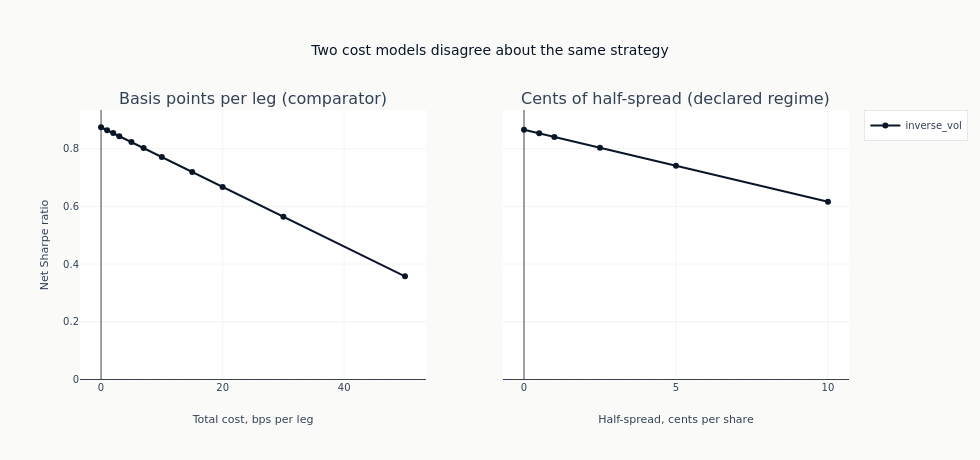

The code cell stored with this chart in its notebook:
### Code cell
fig = make_subplots(
    rows=1,
    cols=2,
    shared_yaxes=True,
    subplot_titles=("Basis points per leg (comparator)", "Cents of half-spread (declared regime)"),
)
allocators = sorted(
    set(bps_curve["allocator"].to_list() if not bps_curve.is_empty() else [])
    | set(ps_curve["allocator"].to_list() if not ps_curve.is_empty() else [])
)
palette = ml4t_palette(max(len(allocators), 1), categorical=True)
for column, curve in ((1, bps_curve), (2, ps_curve)):
    if curve.is_empty():
        continue
    for index, allocator in enumerate(allocators):
        subset = curve.filter(pl.col("allocator") == allocator).sort("level")
        if subset.is_empty():
            continue
        fig.add_trace(
            go.Scatter(
                x=subset["level"].to_list(),
                y=subset["sharpe"].to_list(),
                mode="lines+markers",
                name=allocator,
                legendgroup=allocator,
                showlegend=column == 1,
                line=dict(color=palette[index % len(palette)]),
            ),
            row=1,
            col=column,
        )
    fig.add_hline(
        y=0, line_width=1, line_dash="dash", line_color=COLORS["neutral"], row=1, col=column
    )
fig.update_xaxes(title_text="Total cost, bps per leg", row=1, col=1)
fig.update_xaxes(title_text="Half-spread, cents per share", row=1, col=2)
fig.update_yaxes(title_text="Net Sharpe ratio", row=1, col=1)
fig.update_layout(
    title="Two cost models disagree about the same strategy",
    height=460,
    width=980,
    margin=dict(t=110),
)
_all_sharpes = pl.concat(
    [curve["sharpe"] for curve in (bps_curve, ps_curve) if not curve.is_empty()]
)
show_plotly_with_alt(
    fig,
    "Two side-by-side line charts of net Sharpe ratio against transaction cost, one line per "
    "allocator, sharing a y-axis, each with a dashed line at zero. The left panel's x-axis is "
    "basis points per leg and the right panel's is cents of half-spread per share. Counted from "
    f"the frames: {bps_curve.height} points on the left and {ps_curve.height} on the right, across "
    f"{len(allocators)} allocators, net Sharpe from {_all_sharpes.min():+.2f} to "
    f"{_all_sharpes.max():+.2f}.",
)

### Figure 1 — Plotly figure (JSON) as saved in the notebook; plotly's stock layout.template omitted (floating-point values rounded to 4 significant figures)
{"data": [{"legendgroup": "inverse_vol", "line": {"color": "#0a1628"}, "mode": "lines+markers", "name": "inverse_vol", "showlegend": true, "type": "scatter", "x": [0.0, 1.0, 2.0, 3.0, 5.0, 7.0, 10.0, 15.0, 20.0, 30.0, 50.0], "xaxis": "x", "y": [0.8744, 0.8641, 0.8543, 0.8435, 0.8229, 0.8024, 0.7715, 0.7194, 0.6677, 0.564, 0.3576], "yaxis": "y"}, {"legendgroup": "inverse_vol", "line": {"color": "#0a1628"}, "mode": "lines+markers", "name": "inverse_vol", "showlegend": false, "type": "scatter", "x": [0.0, 0.5, 1.0, 2.5, 5.0, 10.0], "xaxis": "x2", "y": [0.8657, 0.8536, 0.8408, 0.8036, 0.7413, 0.616], "yaxis": "y2"}], "layout": {"annotations": [{"font": {"size": 16}, "showarrow": false, "text": "Basis points per leg (comparator)", "x": 0.225, "xanchor": "center", "xref": "paper", "y": 1.0, "yanchor": "bottom", "yref": "paper"}, {"font": {"size": 16}, "showarrow": false, "text": "Cents of half-spread (declared regime)", "x": 0.775, "xanchor": "center", "xref": "paper", "y": 1.0, "yanchor": "bottom", "yref": "paper"}], "height": 460, "margin": {"t": 110}, "shapes": [{"line": {"color": "#334155", "dash": "dash", "width": 1}, "type": "line", "x0": 0, "x1": 1, "xref": "x domain", "y0": 0, "y1": 0, "yref": "y"}, {"line": {"color": "#334155", "dash": "dash", "width": 1}, "type": "line", "x0": 0, "x1": 1, "xref": "x2 domain", "y0": 0, "y1": 0, "yref": "y2"}], "title": {"text": "Two cost models disagree about the same strategy"}, "width": 980, "xaxis": {"anchor": "y", "domain": [0.0, 0.45], "title": {"text": "Total cost, bps per leg"}}, "xaxis2": {"anchor": "y2", "domain": [0.55, 1.0], "title": {"text": "Half-spread, cents per share"}}, "yaxis": {"anchor": "x", "domain": [0.0, 1.0], "title": {"text": "Net Sharpe ratio"}}, "yaxis2": {"anchor": "x2", "domain": [0.0, 1.0], "matches": "y", "showticklabels": false}}}
